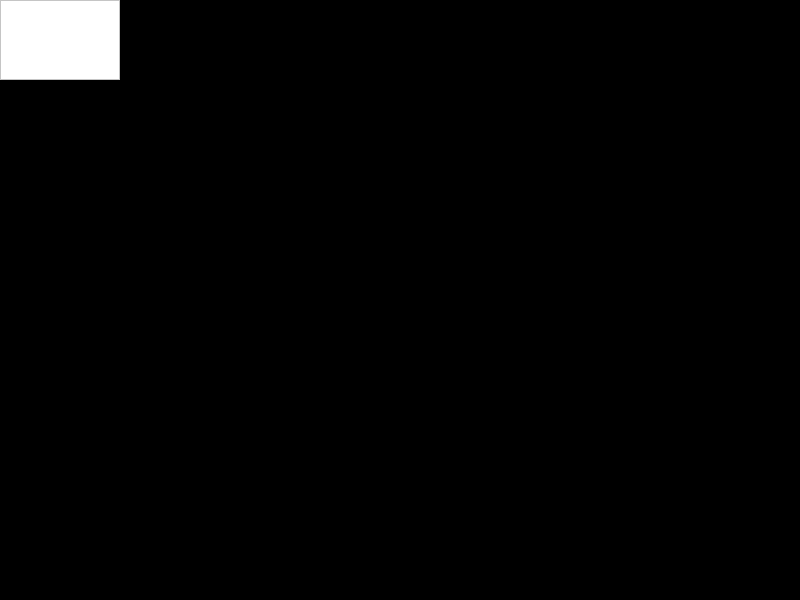
<?xml version="1.0" encoding="UTF-8"?>
<ui version="4.0">
 <class>Widget</class>
 <widget class="QWidget" name="Widget">
  <property name="geometry">
   <rect>
    <x>0</x>
    <y>0</y>
    <width>800</width>
    <height>600</height>
   </rect>
  </property>
  <property name="windowTitle">
   <string>Widget</string>
  </property>
  <property name="styleSheet">
   <string notr="true">background-color: rgb(0, 0, 0);</string>
  </property>
  <widget class="QFrame" name="frame">
   <property name="geometry">
    <rect>
     <x>0</x>
     <y>0</y>
     <width>120</width>
     <height>80</height>
    </rect>
   </property>
   <property name="styleSheet">
    <string notr="true">background-color: rgb(255, 255, 255);</string>
   </property>
   <property name="frameShape">
    <enum>QFrame::StyledPanel</enum>
   </property>
   <property name="frameShadow">
    <enum>QFrame::Raised</enum>
   </property>
  </widget>
 </widget>
 <resources/>
 <connections/>
</ui>
